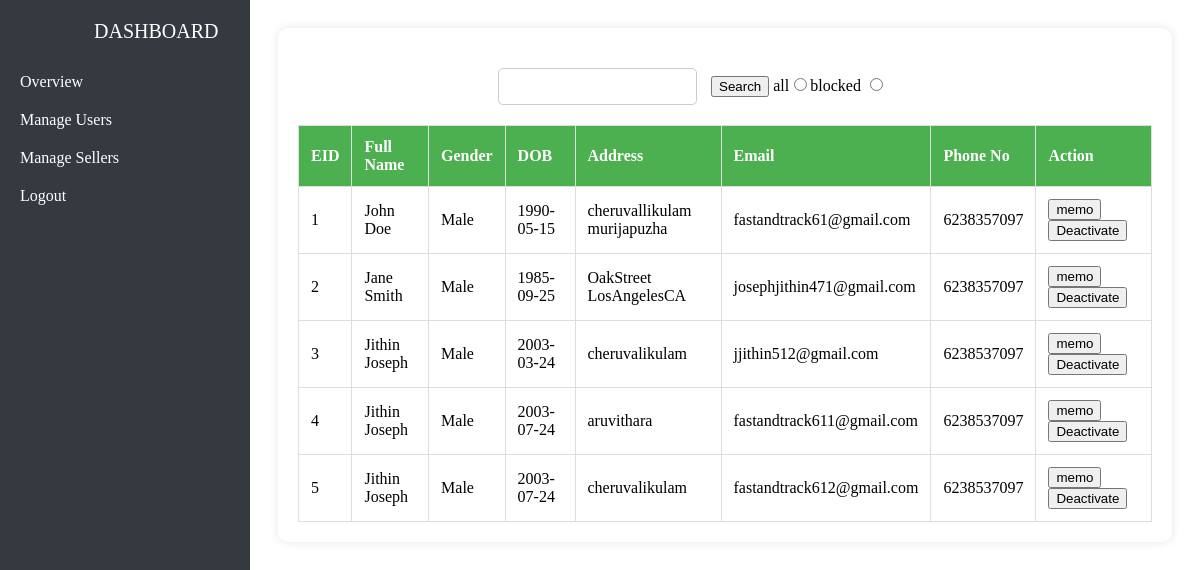
Screenshot of /admin/Manage_seller.php (signed in) with the database file from the repository.
### tables this page shows
CREATE TABLE `tbl_registration` (
  `regid` int(11) NOT NULL,
  `full_name` varchar(255) NOT NULL,
  `dob` date NOT NULL,
  `gender` varchar(10) NOT NULL,
  `street_address` varchar(255) NOT NULL,
  `city` varchar(100) NOT NULL,
  `state` varchar(100) NOT NULL,
  `postal` varchar(10) NOT NULL,
  `country` varchar(100) NOT NULL,
  `phone` varchar(15) NOT NULL,
  `age` int(11) NOT NULL,
  `fk_loginid` int(11) NOT NULL
);

### admin/Manage_seller.php (the view, shortened to what this page needs)
<?php
require('../Connect_database.php');
?>
<!DOCTYPE html>
<html lang="en">
<head>
  <link rel="stylesheet" href="../style2.css">
</head>
<body>
    <div class="sidebar">
        <label for="">DASHBOARD</label>
        <a href="overview.php">Overview</a>
         <a href="Manage_staff.php">Manage Users</a>
        <a href="Manage_seller.php">Manage Sellers</a>
        <a href="logout.php">Logout</a>
    </div>
    <div style="margin-left: 250px; padding: 20px;" >
  <div  id="user-details" class="profile-details">
        <div id="s12">
        <form id="searchForm" method="post" action="">
                <input type="text" id="searchInput" name="search" value="<?= isset($_POST['search']) ? htmlspecialchars($_POST['search']) : '' ?>">
                <button type="submit">Search</button>
               all<input type="radio" name="lf" value="all" id="all">blocked <input type="radio" name="lf" value="blocked" id="blocked">
                       </form>
        </div>
        <table>
            <tr>
                <th>EID</th>
                <th>Full Name</th>
                <th>Gender</th>
                <th>DOB</th>
                <th>Address</th>
                <th>Email</th>
                <th>Phone No</th>
                <th>Action</th>
            </tr>
            <?php
            $sql = "SELECT * FROM tbl_registration r, tbl_login l WHERE r.fk_loginid=l.login_id AND user_roles='1' AND l.status='1' ";
            if ($result = $conn->query($sql)) {
                if ($result->num_rows > 0) {
                    $i=1;
                    while ($row = $result->fetch_assoc()) { ?>
                         <form action="#" method="post">
                            <tr>
                                <td><?php echo $i; ?> </td>
                                <td><?= $row['full_name'] ?></td>
                                <td><?= $row['gender'] ?></td>
                                <td><?= $row['dob'] ?></td>
                                <td><?= $row['street_address'] ?></td>
                                <td><?= $row['username'] ?></td>
                                <td><?= $row['phone'] ?></td>
                                <td>
                                <?php
                                $i=$i+1;
                                ?>
                                <button type="button" name="memo" class="memo-btn" data-email="<?=$row['username'] ?>">memo</button>
                                <?php
                                if ($row['status'] == 0): ?>
        <button type="submit" name="status1" onclick="return confirm('Are you sure you want to activate this staff member?')">Activate</button>
    <?php else: ?>
        <button type="submit" name="status" onclick="return confirm('Are you sure you want to deactivate this staff member?')">Deactivate</button>
    <?php endif; ?>
                                </td>
                            </tr>
                        </form>
            <?php
                    }
                } else {
                    echo "<tr><td colspan='8'>No records found</td></tr>";
                }
            } else {
                echo "<tr><td colspan='8'>Error executing query: " . $conn->error . "</td></tr>";
            }
            ?>
        </table>
    </div>
    </div>
</body>
</html>

### style2.css (style rules this page uses)
#user-details { background-color: #ffffff; padding: 20px; border-radius: 10px; box-shadow: 0 0 10px rgba(0, 0, 0, 0.1); margin-right: auto; z-index: 2; }
.sidebar { height: 100%; width: 250px; position: fixed; top: 0; left: 0; background-color: #343a40; padding-top: 20px; }
.sidebar label { color: #ffffff; font-size: 20px; margin-bottom: 20px; display: block; text-align: center; }
.sidebar a { padding: 10px 20px; text-decoration: none; color: #ffffff; display: block; transition: background-color 0.3s ease; }
#s12 { margin-bottom: 20px; }
table { width: 100%; border-collapse: collapse; }
th, td { border: 1px solid #ddd; padding: 12px; text-align: left; }
th { background-color: #4CAF50; color: white; }
label { text-align: right; padding-left:25%; }
tr td { width: fit-content; }
#s12 { margin-left: 200px; margin-top: 20px; }
#searchForm { margin-bottom: 20px; }
#searchInput { padding: 10px; border-radius: 5px; border: 1px solid #ccc; margin-right: 10px; }

### rows the page displays
tbl_registration: full_name "John Doe", gender "Male", dob "1990-05-15", street_address "cheruvallikulam murijapuzha", fk_loginid.username "fastandtrack61@gmail.com", phone "6238357097"
tbl_registration: full_name "Jane Smith", gender "Male", dob "1985-09-25", street_address "OakStreet LosAngelesCA", fk_loginid.username "josephjithin471@gmail.com", phone "6238357097"
tbl_registration: full_name "Jithin Joseph", gender "Male", dob "2003-03-24", street_address "cheruvalikulam", fk_loginid.username "jjithin512@gmail.com", phone "6238537097"
tbl_registration: full_name "Jithin Joseph", gender "Male", dob "2003-07-24", street_address "aruvithara", fk_loginid.username "fastandtrack611@gmail.com", phone "6238537097"
tbl_registration: full_name "Jithin Joseph", gender "Male", dob "2003-07-24", street_address "cheruvalikulam", fk_loginid.username "fastandtrack612@gmail.com", phone "6238537097"
